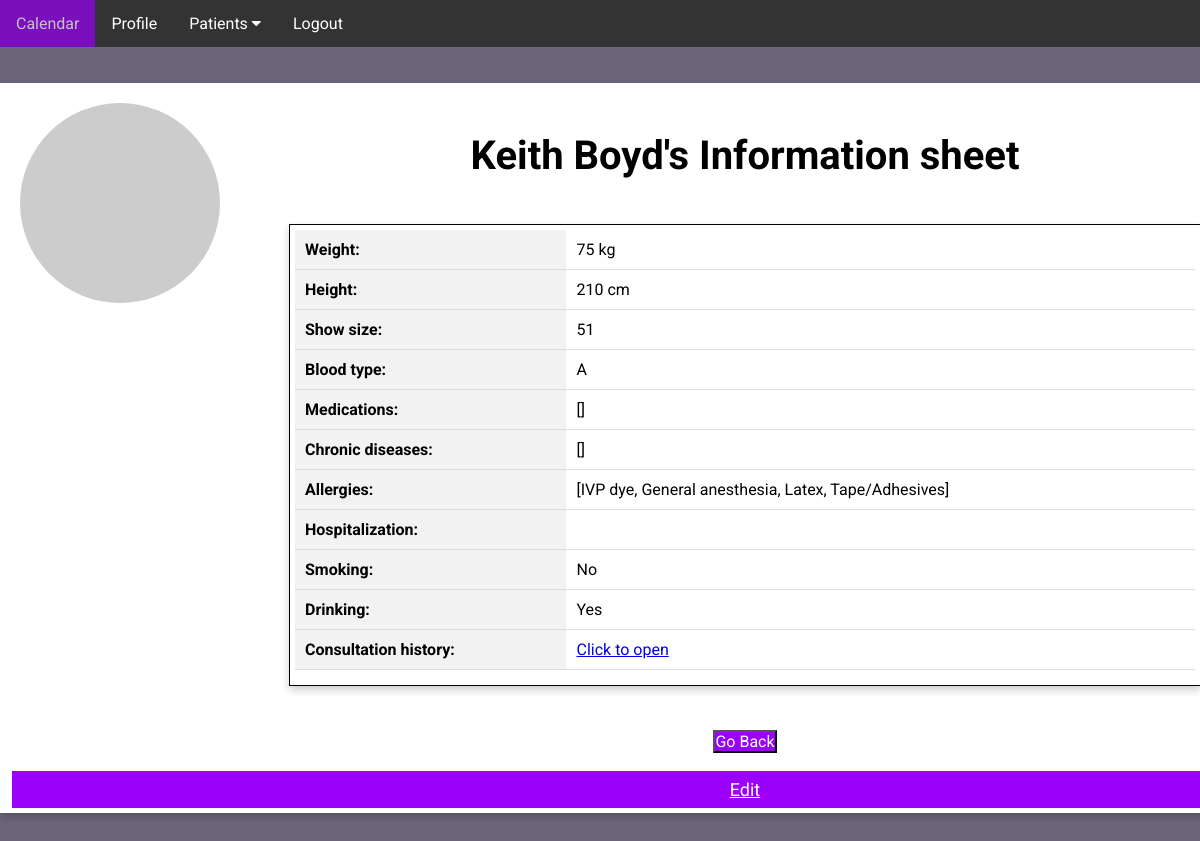
/patient-information-sheet/2 (signed in), run on the app's committed database.
### app/domain/entities.py (models this page shows, shortened)
class Patient(db.Model):
    __tablename__ = "patient"
    id = db.Column(db.Integer, primary_key=True)
    username = db.Column(db.String(64), index=True, unique=True)
    first_name = db.Column(db.String(64), index=True)
    last_name = db.Column(db.String(64), index=True)
    phone_number = db.Column(db.Integer, index=True, unique=True)
    email = db.Column(db.String(128), index=True, unique=True)
    address = db.Column(db.String(256), index=True)
    postalcode = db.Column(db.String(256), index=True)
    city = db.Column(db.String(256), index=True)
    state = db.Column(db.String(256), index=True)
    passport_id = db.Column(db.String(16), index=True, unique=True)
    birth_date = db.Column(db.String(128), index=True)
    marital_status = db.Column(db.String(16), index=True)
    gender = db.Column(db.String(8), index=True)
    occupation = db.Column(db.String(256), index=True)
    invite_code = db.relationship('InviteCode', backref='patient')
    password_hash = db.Column(db.String(256), index=True, unique=False)
    doctor_id = db.Column(db.Integer, db.ForeignKey('doctor.id'))
    transfer = db.Column(db.Integer, index=True)
    profile_picture = db.Column(db.String(256))
    consultations = db.relationship('Consultation', backref='patient')
    information_sheet = db.relationship('InformationSheet', backref='patient')
    given_rating = db.Column(db.Integer, index=True)
    def avatar(self, size):
        digest = md5(self.email.lower().encode('utf-8')).hexdigest()
        return 'https://www.gravatar.com/avatar/{}?d=identicon&s={}'.format(
            digest, size)

class InformationSheet(db.Model):
    __tablename__ = "information_sheet"
    id = db.Column(db.Integer, primary_key=True)
    patient_id = db.Column(db.Integer, db.ForeignKey('patient.id'))
    weight = db.Column(db.Integer, index=True)
    height = db.Column(db.Integer, index=True)
    shoe_size = db.Column(db.Integer, index=True)
    blood_type = db.Column(db.String(256), index=True)
    smoking = db.Column(db.Integer, index=True)
    drinking = db.Column(db.Integer, index=True)
    medical_history = db.relationship('ChronicDisease', secondary=information_sheet_chronic_disease, backref='patients')
    medications = db.relationship('Drug', backref='patient')
    allergies = db.relationship('Allergy', secondary=information_sheet_allergy, backref='patients')
    @property
    def get_smoking(self):
        if self.smoking == 1:
            return "Yes"
        return "No"
    @property
    def get_drinking(self):
        if self.drinking == 1:
            return "Yes"
        return "No"

class Allergy(db.Model):
    __tablename__ = "allergy"
    id = db.Column(db.Integer, primary_key=True)
    name = db.Column(db.String(256), index=True)
    def __repr__(self):
        return f'{self.name}'

### app/ui/ui.py (the view)
    @staticmethod
    @app.route('/patient-information-sheet/<patient_id>')
    def patient_information_sheet(patient_id):
        if "doctor" not in service.session:
            return redirect(url_for('home'))
        patient = service.get_patient_by_id(patient_id)
        information_sheet = service.get_information_sheet_by_patient_id(patient_id)
        return render_template('patient-information-sheet.html', patient=patient, information_sheet=information_sheet)

### app/repository/database.py (called while the page is built)
    def find_patient_by_id(self, patient_id):
        patient = self.db.session.get(Patient, patient_id)
        if patient is None:
            raise ValueError("Patient not found")
        return patient

### app/service/service.py (called while the page is built)
    def get_patient_by_id(self, patient_id):
        return self.db.find_patient_by_id(patient_id)

    def get_information_sheet_by_patient_id(self, patient_id):
        patient = self.db.find_patient_by_id(patient_id)
        if patient is None:
            raise ValueError("Patient not found")
        for sheet in patient.information_sheet:
            if sheet.patient_id == patient.id:
                return sheet

### app/ui/ui.py (called while the page is built)
    @staticmethod
    @app.before_request
    def before_request():
        flask.session.permanent = True
        app.permanent_session_lifetime = datetime.timedelta(minutes=5)
        flask.session.modified = True

### app/templates/patient-information-sheet.html (shortened to what this page needs)
<!DOCTYPE html>
<html lang="en">
<head>
    <link rel="stylesheet" href="../static/main-style.css">
    <link rel="stylesheet" href="https://cdnjs.cloudflare.com/ajax/libs/font-awesome/4.7.0/css/font-awesome.min.css">
</head>
<body>
    <section class="header">
             <div class="navbar">
                <a href="/medic-home">Calendar</a>
                <a href="/medic-profile">Profile</a>
                <div class="dropdown">
                    <button class="dropbtn">Patients
                        <i class="fa fa-caret-down"></i>
                    </button>
                </div>
                <a href="{{ url_for('logout') }}">Logout</a>
            </div>
            <div class="main-box">
                {% if patient.profile_picture==None %}
                    <img src="{{ patient.avatar(128) }}" class="profile-img" alt="{{ patient.username }}">
                {% else %}
                    <img src="../static/files/profile_picture_patient/{{patient.profile_picture}}" class="profile-img" alt="{{ patient.username }}">
                {% endif %}
                  <h1 class="name">{{patient.first_name}} {{patient.last_name}}'s Information sheet</h1>
                  <div class="profile-box">
                    <table class="medic-table">
                        <tr>
                            <th>Weight:</th>
                            <td>{{ information_sheet.weight }} kg</td>
                        </tr>
                        <tr>
                            <th>Height:</th>
                            <td>{{ information_sheet.height }} cm</td>
                        </tr>
                        <tr>
                            <th>Show size:</th>
                            <td>{{ information_sheet.shoe_size }}</td>
                        </tr>
                        <tr>
                            <th>Blood type:</th>
                            <td>{{ information_sheet.blood_type }}</td>
                        </tr>
                        <tr>
                            <th>Medications:</th>
                            <td>{{ information_sheet.medications }}</td>
                        </tr>
                        <tr>
                            <th>Chronic diseases:</th>
                            <td>{{ information_sheet.medical_history }}</td>
                        </tr>
                        <tr>
                            <th>Allergies:</th>
                            <td>{{ information_sheet.allergies }}</td>
                        </tr>
                        <tr>
                            <th>Hospitalization:</th>
                            <td>{{ information_sheet.hospitalization }}</td>
                        </tr>
                        <tr>
                            <th>Smoking:</th>
                            <td>{{ information_sheet.get_smoking }}</td>
                        </tr>
                        <tr>
                            <th>Drinking:</th>
                            <td>{{ information_sheet.get_drinking }}</td>
                        </tr>
                        <tr>
                            <th>Consultation history:</th>
                            <td><a href="{{ url_for('patient_consultation_history', patient_id=patient.id)}}">Click to open</a></td>
                        </tr>
                    </table>
                  </div>
                  <p>
                 <button class="back-in-btn" onclick="window.history.back()">Go Back</button>
                   <a href="{{ url_for('edit_information_sheet_1', patient_id=patient.id) }}" class="contact-btn">Edit</a></p>
            </div>
    </section>
</body>
</html>

### app/static/main-style.css (style rules this page uses)
* { margin: 0; padding: 0; font-family: 'Roboto', sans-serif; }
.header { min-height: 100vh; width: 100%; background-color:#6b667a; background-position: center; background-size: cover; position: relative; overflow: auto; }
.navbar { overflow: auto; background-color: #333; font-family: Arial; }
.navbar a { left: 80px; float: left; font-size: 16px; color: white; text-align: center; padding: 14px 16px; text-decoration: none; }
.dropdown { float: left; overflow: hidden; }
.dropdown .dropbtn { font-size: 16px; border: none; outline: none; color: white; padding: 14px 16px; background-color: inherit; font-family: inherit; margin: 0; }
.main-box { box-shadow: 0 4px 8px 0 rgba(0, 0, 0, 0.2); width: 1480px; height: 720px; position: relative; margin: 3% auto; background: #fff; padding: 5px; text-align: center; }
.name { margin: 3% auto; font-size: 40px; }
.contact-btn { position: relative; top: 18px; border: none; outline: 0; display: inline-block; padding: 8px; color: white; background-color: #9A00FA; text-align: center; cursor: pointer; width: 98%; font-size: 18px; }
.profile-img { width: 200px; position: absolute; top: 20px; left: 20px; border-radius: 50%; }
.profile-box { width: 900px; height: 450px; border: 1px solid #000; box-shadow: 0 4px 8px 0 rgba(0, 0, 0, 0.2); position: relative; margin: 3% auto; background: #fff; padding: 5px; overflow: auto; text-align: center; }
.medic-table { width: 100%; border-collapse: collapse; margin-bottom: 20px; }
.medic-table th, .medic-table td { padding: 10px; text-align: left; border-bottom: 1px solid #ddd; }
.medic-table th { background-color: #f2f2f2; font-weight: bold; }
.back-in-btn { color: #fff; background-color: #9A00FA; font-size: 16px; }

### data on the page
Patient: first_name "Keith", last_name "Boyd"
InformationSheet: weight "75", height "210", shoe_size "51", blood_type "A", get_smoking "No", get_drinking "Yes"
Allergy: allergies "[IVP dye, General anesthesia, Latex, Tape/Adhesives]"

### other printed values
{{ information_sheet.medications }} "[]"
{{ information_sheet.medical_history }} "[]"
